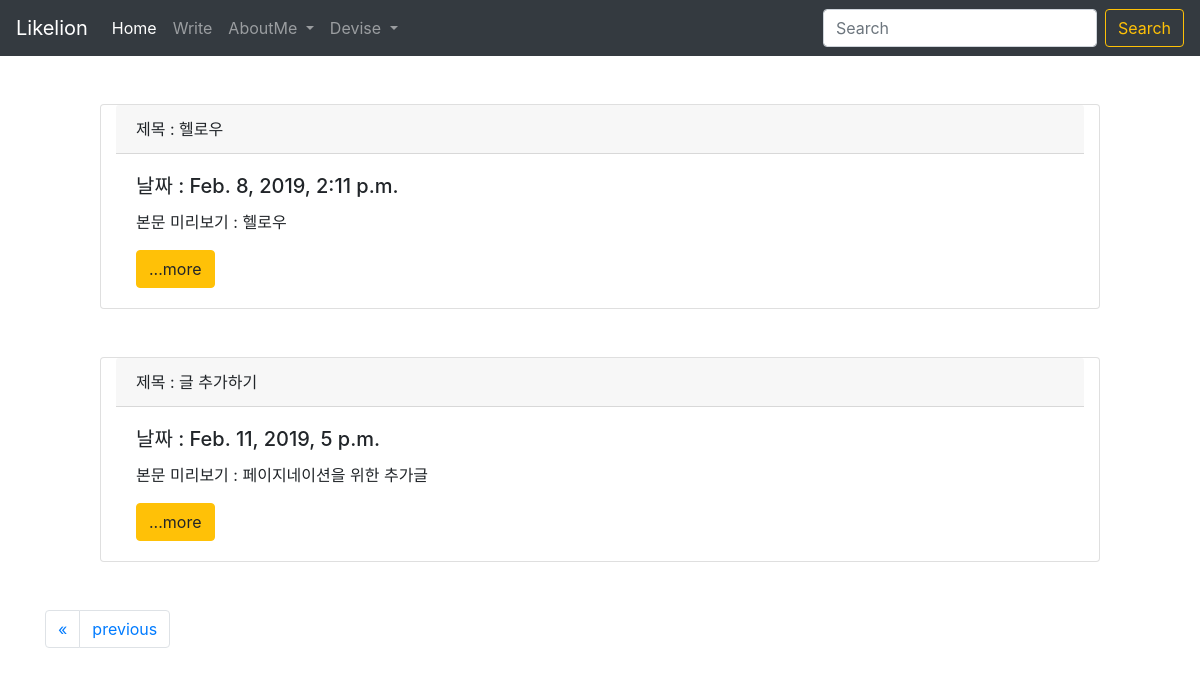
Page /?page=4 on the earlier database version.
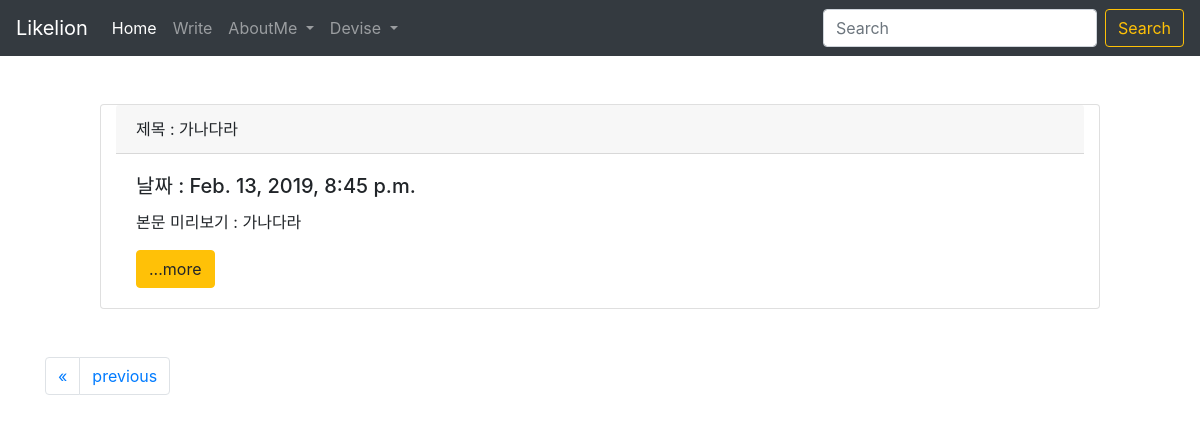
Same page on the later database version.
### myblog/models.py (models this page shows, shortened)
class Myblog(models.Model):
  title = models.CharField(max_length=200)
  pub_date = models.DateTimeField('date published')
  body = models.TextField()
  def summary(self):
    return self.body[:150]

### myblog/views.py (the view)
# urls.py: path('', myblog.views.home, name="home"),
def home(request):
  blogs = Myblog.objects
  blog_list = Myblog.objects.all()
  paginator = Paginator(blog_list,3)
  page = request.GET.get('page')
  posts = paginator.get_page(page)
  return render(request, 'home.html', {'blogs':blogs, 'posts':posts})

### myblog/templates/home.html (shortened to what this page needs)
{%extends 'base.html'%}
{%block contents%}
<body>
  <br />
  {% for myblog in posts %}
    <div class="card mx-auto col-md-10" >
      <div class="card-header">
        제목 : {{myblog.title}}
      </div>
      <div class="card-body">
        <h5 class="card-title"> 날짜 : {{myblog.pub_date}} </h5>
        <p class="card-text">본문 미리보기 : {{myblog.summary}}</p>
        <a href="{%url 'detail' myblog.id%}" class="btn btn-warning">...more</a>
      </div>
    </div>
    <br /><br />
  {% endfor %}
  <div class = "container">
    <nav aria-label="Page navigation example">
    <ul class="pagination">
      {%if posts.has_previous%}
      <li class="page-item">
        <a class="page-link" href="?page=1" aria-label="first">
          <span aria-hidden="true">&laquo;</span>
        </a>
      </li>
       <li class="page-item">
        <a class="page-link" href="?page={{posts.previous_page_number}}" aria-label="previous">previous</a>
      </li>
      {%endif%}
      </ul>
    </nav>
  </div>
{%endblock%}

Differences in the rows shown:
no longer on this page (row unchanged): Myblog: title "헬로우", pub_date "Feb. 8, 2019, 2:11 p.m.", summary "헬로우"
no longer on this page (row unchanged): Myblog: title "글 추가하기", pub_date "Feb. 11, 2019, 5 p.m.", summary "페이지네이션을 위한 추가글"
added Myblog: title "가나다라", pub_date "Feb. 13, 2019, 8:45 p.m.", summary "가나다라"
